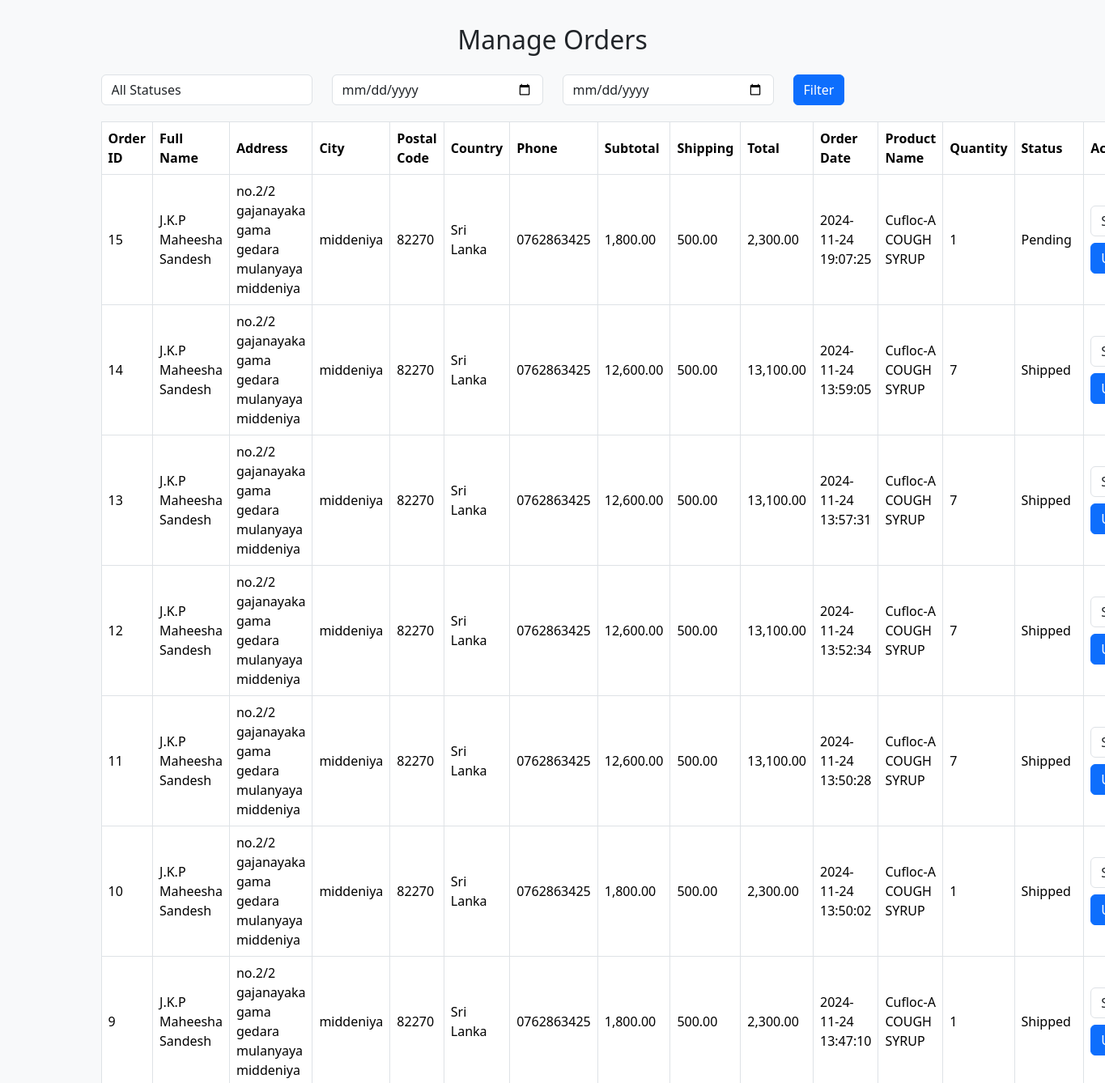
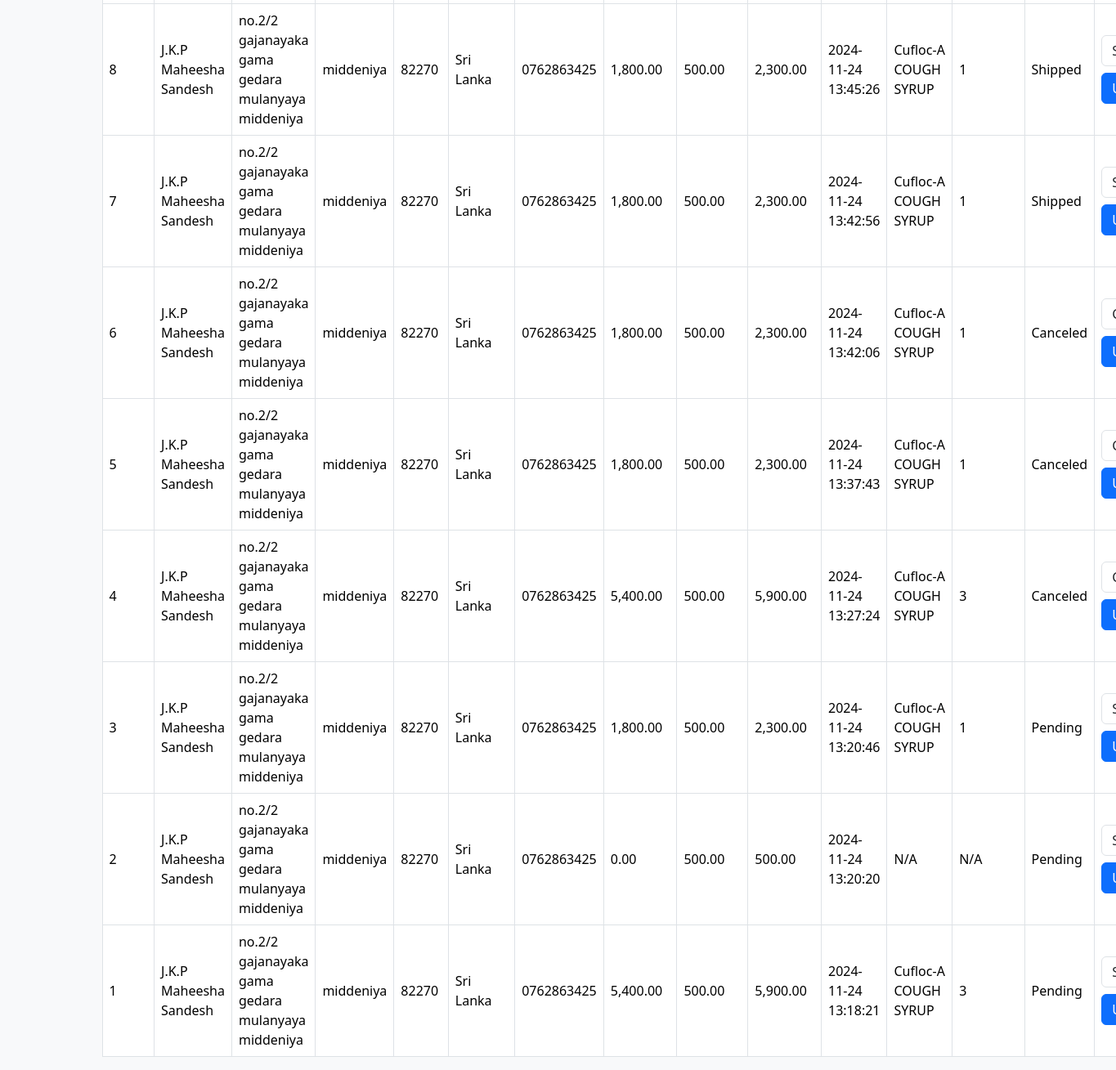
Screenshot of /admin_orders.php with the database file from the repository (2 pictures, top to bottom).
### tables this page shows
CREATE TABLE IF NOT EXISTS `order_items` (
  `id` int NOT NULL AUTO_INCREMENT,
  `order_id` int DEFAULT NULL,
  `product_name` varchar(255) DEFAULT NULL,
  `quantity` int DEFAULT NULL,
  `price` decimal(10,2) DEFAULT NULL,
  `total` decimal(10,2) DEFAULT NULL,
  `created_at` timestamp NULL DEFAULT CURRENT_TIMESTAMP,
  PRIMARY KEY (`id`),
  KEY `order_id` (`order_id`)
);

CREATE TABLE IF NOT EXISTS `orders` (
  `id` int NOT NULL AUTO_INCREMENT,
  `full_name` varchar(255) DEFAULT NULL,
  `address` text,
  `city` varchar(100) DEFAULT NULL,
  `postal_code` varchar(20) DEFAULT NULL,
  `country` varchar(100) DEFAULT NULL,
  `phone` varchar(20) DEFAULT NULL,
  `subtotal` decimal(10,2) DEFAULT NULL,
  `shipping` decimal(10,2) DEFAULT NULL,
  `total` decimal(10,2) DEFAULT NULL,
  `created_at` timestamp NULL DEFAULT CURRENT_TIMESTAMP,
  `status` enum('Pending','Shipped','Canceled') DEFAULT 'Pending',
  PRIMARY KEY (`id`)
);

### admin_orders.php (the view, shortened to what this page needs)
<?php
$dsn = "mysql:host=localhost;dbname=hospital_db";
$username = "root";
$password = "";
$options = [PDO::ATTR_ERRMODE => PDO::ERRMODE_EXCEPTION];
try {
    $pdo = new PDO($dsn, $username, $password, $options);
    $filterStartDate = isset($_GET['start_date']) ? $_GET['start_date'] : '';
    $filterEndDate = isset($_GET['end_date']) ? $_GET['end_date'] : '';
} catch (PDOException $e) {
    echo "Database Error: " . $e->getMessage();
    exit;
} catch (Exception $e) {
    echo "Error: " . $e->getMessage();
    exit;
}
?>
<!DOCTYPE html>
<html lang="en">
<head>
    <link href="https://cdn.jsdelivr.net/npm/bootstrap@5.3.1/dist/css/bootstrap.min.css" rel="stylesheet">
</head>
<body>
<div class="container">
    <h2 class="text-center mb-4">Manage Orders</h2>
    <form method="GET" class="filter-form">
        <div class="row mb-3">
            <div class="col-md-3">
                <select name="status" class="form-control">
                    <option value="">All Statuses</option>
                </select>
            </div>
            <div class="col-md-3">
                <input type="date" name="start_date" class="form-control" value="<?php echo htmlspecialchars($filterStartDate); ?>">
            </div>
            <div class="col-md-3">
                <input type="date" name="end_date" class="form-control" value="<?php echo htmlspecialchars($filterEndDate); ?>">
            </div>
            <div class="col-md-3">
                <button type="submit" class="btn btn-primary">Filter</button>
            </div>
        </div>
    </form>
    <?php
    try {
        $sql = "
            SELECT o.id AS order_id, o.full_name, o.address, o.city, o.postal_code, o.country, o.phone, o.subtotal,
                o.shipping, o.total AS order_total, o.created_at AS order_created_at, o.status AS order_status,
                oi.product_name, oi.quantity, oi.price, oi.total AS item_total, oi.created_at AS item_created_at
            FROM orders o
            LEFT JOIN order_items oi ON o.id = oi.order_id
            WHERE 1=1
        ";
        $sql .= " ORDER BY o.created_at DESC";
        $stmt = $pdo->prepare($sql);
        $stmt->execute();
        $orders = $stmt->fetchAll(PDO::FETCH_ASSOC);
    } catch (PDOException $e) {
        echo "Database Error: " . $e->getMessage();
        exit;
    } catch (Exception $e) {
        echo "Error: " . $e->getMessage();
        exit;
    }
    ?>
    <?php if (!empty($orders)): ?>
        <table class="table table-bordered table-hover">
            <thead>
                <tr>
                    <th>Order ID</th>
                    <th>Full Name</th>
                    <th>Address</th>
                    <th>City</th>
                    <th>Postal Code</th>
                    <th>Country</th>
                    <th>Phone</th>
                    <th>Subtotal</th>
                    <th>Shipping</th>
                    <th>Total</th>
                    <th>Order Date</th>
                    <th>Product Name</th>
                    <th>Quantity</th>
                    <th>Status</th>
                    <th>Actions</th>
                </tr>
            </thead>
            <tbody>
                <?php foreach ($orders as $order): ?>
                    <tr>
                        <td><?php echo htmlspecialchars($order['order_id'] ?? 'N/A'); ?></td>
                        <td><?php echo htmlspecialchars($order['full_name'] ?? 'N/A'); ?></td>
                        <td><?php echo htmlspecialchars($order['address'] ?? 'N/A'); ?></td>
                        <td><?php echo htmlspecialchars($order['city'] ?? 'N/A'); ?></td>
                        <td><?php echo htmlspecialchars($order['postal_code'] ?? 'N/A'); ?></td>
                        <td><?php echo htmlspecialchars($order['country'] ?? 'N/A'); ?></td>
                        <td><?php echo htmlspecialchars($order['phone'] ?? 'N/A'); ?></td>
                        <td><?php echo isset($order['subtotal']) ? number_format($order['subtotal'], 2) : 'N/A'; ?></td>
                        <td><?php echo isset($order['shipping']) ? number_format($order['shipping'], 2) : 'N/A'; ?></td>
                        <td><?php echo isset($order['order_total']) ? number_format($order['order_total'], 2) : 'N/A'; ?></td>
                        <td><?php echo htmlspecialchars($order['order_created_at'] ?? 'N/A'); ?></td>
                        <td><?php echo htmlspecialchars($order['product_name'] ?? 'N/A'); ?></td>
                        <td><?php echo isset($order['quantity']) ? $order['quantity'] : 'N/A'; ?></td>
                        <td><?php echo htmlspecialchars($order['order_status'] ?? 'N/A'); ?></td>
                        <td>
                            <form method="POST">
                                <select name="status" class="form-control">
                                    <option value="Shipped" <?php echo ($order['order_status'] === 'Shipped') ? 'selected' : ''; ?>>Shipped</option>
                                    <option value="Canceled" <?php echo ($order['order_status'] === 'Canceled') ? 'selected' : ''; ?>>Canceled</option>
                                </select>
                                <button type="submit" class="btn btn-primary mt-2">Update</button>
                            </form>
                        </td>
                    </tr>
                <?php endforeach; ?>
            </tbody>
        </table>
    <?php else: ?>
        <p>No orders found matching your criteria.</p>
    <?php endif; ?>
</div>
</body>
</html>

### admin_orders.php (style rules this page uses)
body { background-color: #f8f9fa; }
.table thead { background-color: #007bff; color: white; }
.table th, .table td { vertical-align: middle; }
.table-bordered th, .table-bordered td { border: 1px solid #dee2e6; }
.container { margin-top: 30px; }
.filter-form { margin-bottom: 20px; }

### rows the page displays
order_items: order "15", order.full_name "J.K.P Maheesha Sandesh", order.address "no.2/2 gajanayaka gama gedara mulanyaya middeniya", order.city "middeniya", order.postal_code "82270", order.country "Sri Lanka", order.phone "0762863425", order.subtotal "1,800.00", order.shipping "500.00", order.total "2,300.00", order.created_at "2024-11-24 19:07:25", product_name "Cufloc-A COUGH SYRUP", quantity "1", order.status "Pending"
order_items: order "14", order.full_name "J.K.P Maheesha Sandesh", order.address "no.2/2 gajanayaka gama gedara mulanyaya middeniya", order.city "middeniya", order.postal_code "82270", order.country "Sri Lanka", order.phone "0762863425", order.subtotal "12,600.00", order.shipping "500.00", order.total "13,100.00", order.created_at "2024-11-24 13:59:05", product_name "Cufloc-A COUGH SYRUP", quantity "7", order.status "Shipped"
order_items: order "13", order.full_name "J.K.P Maheesha Sandesh", order.address "no.2/2 gajanayaka gama gedara mulanyaya middeniya", order.city "middeniya", order.postal_code "82270", order.country "Sri Lanka", order.phone "0762863425", order.subtotal "12,600.00", order.shipping "500.00", order.total "13,100.00", order.created_at "2024-11-24 13:57:31", product_name "Cufloc-A COUGH SYRUP", quantity "7", order.status "Shipped"
order_items: order "12", order.full_name "J.K.P Maheesha Sandesh", order.address "no.2/2 gajanayaka gama gedara mulanyaya middeniya", order.city "middeniya", order.postal_code "82270", order.country "Sri Lanka", order.phone "0762863425", order.subtotal "12,600.00", order.shipping "500.00", order.total "13,100.00", order.created_at "2024-11-24 13:52:34", product_name "Cufloc-A COUGH SYRUP", quantity "7", order.status "Shipped"
order_items: order "11", order.full_name "J.K.P Maheesha Sandesh", order.address "no.2/2 gajanayaka gama gedara mulanyaya middeniya", order.city "middeniya", order.postal_code "82270", order.country "Sri Lanka", order.phone "0762863425", order.subtotal "12,600.00", order.shipping "500.00", order.total "13,100.00", order.created_at "2024-11-24 13:50:28", product_name "Cufloc-A COUGH SYRUP", quantity "7", order.status "Shipped"
order_items: order "10", order.full_name "J.K.P Maheesha Sandesh", order.address "no.2/2 gajanayaka gama gedara mulanyaya middeniya", order.city "middeniya", order.postal_code "82270", order.country "Sri Lanka", order.phone "0762863425", order.subtotal "1,800.00", order.shipping "500.00", order.total "2,300.00", order.created_at "2024-11-24 13:50:02", product_name "Cufloc-A COUGH SYRUP", quantity "1", order.status "Shipped"
order_items: order "9", order.full_name "J.K.P Maheesha Sandesh", order.address "no.2/2 gajanayaka gama gedara mulanyaya middeniya", order.city "middeniya", order.postal_code "82270", order.country "Sri Lanka", order.phone "0762863425", order.subtotal "1,800.00", order.shipping "500.00", order.total "2,300.00", order.created_at "2024-11-24 13:47:10", product_name "Cufloc-A COUGH SYRUP", quantity "1", order.status "Shipped"
order_items: order "8", order.full_name "J.K.P Maheesha Sandesh", order.address "no.2/2 gajanayaka gama gedara mulanyaya middeniya", order.city "middeniya", order.postal_code "82270", order.country "Sri Lanka", order.phone "0762863425", order.subtotal "1,800.00", order.shipping "500.00", order.total "2,300.00", order.created_at "2024-11-24 13:45:26", product_name "Cufloc-A COUGH SYRUP", quantity "1", order.status "Shipped"
order_items: order "7", order.full_name "J.K.P Maheesha Sandesh", order.address "no.2/2 gajanayaka gama gedara mulanyaya middeniya", order.city "middeniya", order.postal_code "82270", order.country "Sri Lanka", order.phone "0762863425", order.subtotal "1,800.00", order.shipping "500.00", order.total "2,300.00", order.created_at "2024-11-24 13:42:56", product_name "Cufloc-A COUGH SYRUP", quantity "1", order.status "Shipped"
order_items: order "6", order.full_name "J.K.P Maheesha Sandesh", order.address "no.2/2 gajanayaka gama gedara mulanyaya middeniya", order.city "middeniya", order.postal_code "82270", order.country "Sri Lanka", order.phone "0762863425", order.subtotal "1,800.00", order.shipping "500.00", order.total "2,300.00", order.created_at "2024-11-24 13:42:06", product_name "Cufloc-A COUGH SYRUP", quantity "1", order.status "Canceled"
order_items: order "5", order.full_name "J.K.P Maheesha Sandesh", order.address "no.2/2 gajanayaka gama gedara mulanyaya middeniya", order.city "middeniya", order.postal_code "82270", order.country "Sri Lanka", order.phone "0762863425", order.subtotal "1,800.00", order.shipping "500.00", order.total "2,300.00", order.created_at "2024-11-24 13:37:43", product_name "Cufloc-A COUGH SYRUP", quantity "1", order.status "Canceled"
order_items: order "4", order.full_name "J.K.P Maheesha Sandesh", order.address "no.2/2 gajanayaka gama gedara mulanyaya middeniya", order.city "middeniya", order.postal_code "82270", order.country "Sri Lanka", order.phone "0762863425", order.subtotal "5,400.00", order.shipping "500.00", order.total "5,900.00", order.created_at "2024-11-24 13:27:24", product_name "Cufloc-A COUGH SYRUP", quantity "3", order.status "Canceled"
order_items: order "3", order.full_name "J.K.P Maheesha Sandesh", order.address "no.2/2 gajanayaka gama gedara mulanyaya middeniya", order.city "middeniya", order.postal_code "82270", order.country "Sri Lanka", order.phone "0762863425", order.subtotal "1,800.00", order.shipping "500.00", order.total "2,300.00", order.created_at "2024-11-24 13:20:46", product_name "Cufloc-A COUGH SYRUP", quantity "1", order.status "Pending"
orders: id "2", full_name "J.K.P Maheesha Sandesh", address "no.2/2 gajanayaka gama gedara mulanyaya middeniya", city "middeniya", postal_code "82270", country "Sri Lanka", phone "0762863425", subtotal "0.00", shipping "500.00", total "500.00", created_at "2024-11-24 13:20:20", product_name "N/A", status "Pending"
order_items: order "1", order.full_name "J.K.P Maheesha Sandesh", order.address "no.2/2 gajanayaka gama gedara mulanyaya middeniya", order.city "middeniya", order.postal_code "82270", order.country "Sri Lanka", order.phone "0762863425", order.subtotal "5,400.00", order.shipping "500.00", order.total "5,900.00", order.created_at "2024-11-24 13:18:21", product_name "Cufloc-A COUGH SYRUP", quantity "3", order.status "Pending"
